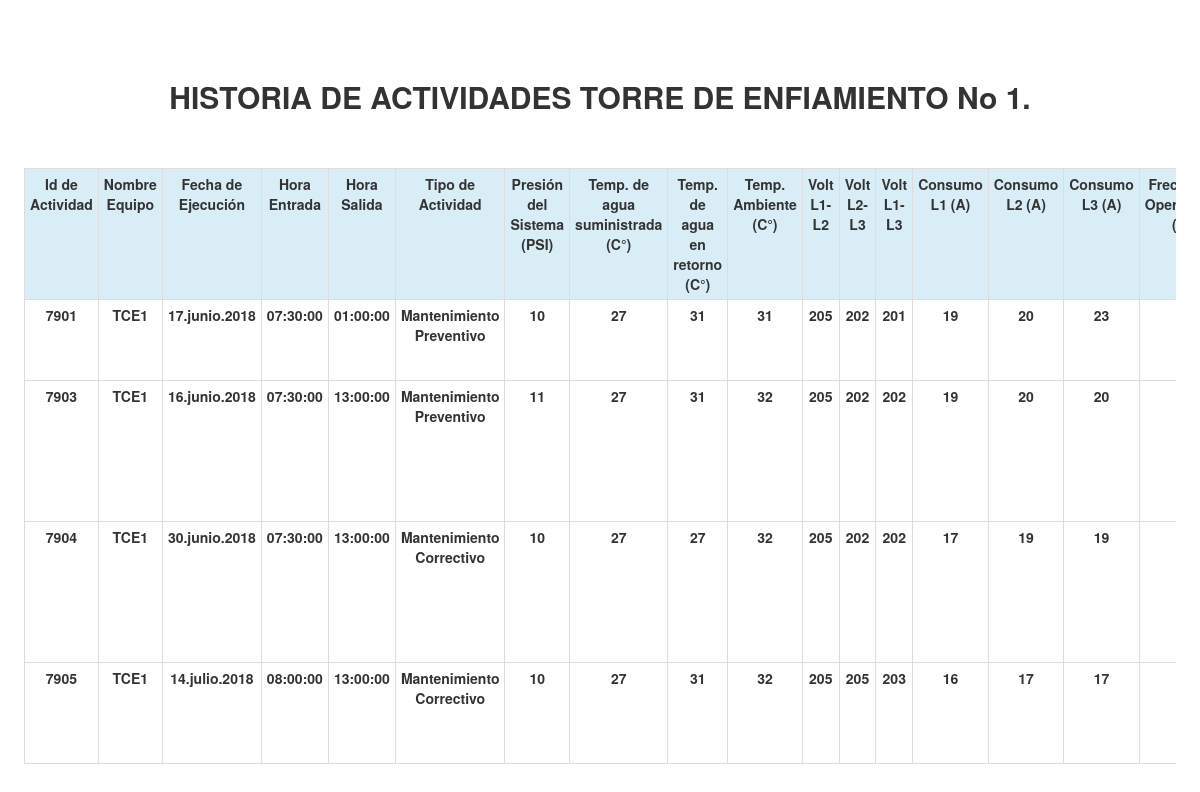
The page /Vista/php/verHistorialTC1.php on the database its author committed.
### tables this page shows
CREATE TABLE `parametros_mtto_torres` (
  `idhistorial` int NOT NULL,
  `fechaEjecucion` text NOT NULL,
  `horaEntrada` text NOT NULL,
  `horaSalida` text NOT NULL,
  `tipoActividad` text NOT NULL,
  `marcaEquipo` text NOT NULL,
  `modeloEq` text NOT NULL,
  `serialEq` text NOT NULL,
  `nombreEquipo` text NOT NULL,
  `presionSistPSI` int NOT NULL,
  `tSupplySistC` float NOT NULL,
  `tReturnSistC` float NOT NULL,
  `tAmbienteC` float NOT NULL,
  `v1_2` float NOT NULL,
  `v2_3` float NOT NULL,
  `v1_3` float NOT NULL,
  `a1` float NOT NULL,
  `a2` float NOT NULL,
  `a3` float NOT NULL,
  `hzOp` int NOT NULL,
  `caudalGPM` int NOT NULL,
  `pruebasRealizadas` longtext NOT NULL,
  `actividadesRealizadas` longtext NOT NULL,
  `repuestosRQ` longtext NOT NULL,
  `observaciones` longtext NOT NULL
);

### Vista/php/verHistorialTC1.php (the view, shortened to what this page needs)
<!DOCTYPE html>
<html lang="es">
<head>
	<link rel="stylesheet" type="text/css" href="../../Controlador/bootstrap.min.css">
	<link rel="stylesheet" type="text/css" href="../../Controlador/dataTables.bootstrap.min.css">
	<link rel="stylesheet" type="text/css" href="../../Controlador/styles.css">
</head>
<body>
<div style="padding-left: 2%; padding-right: 2%"><br>
	<div>
		<div>
			<div>
				<div>
					<center>
					<br><br>
					<h2><label>HISTORIA DE ACTIVIDADES TORRE DE ENFIAMIENTO No 1.</label></h2>
					<br><br>
<div  class="table-responsive">
	<div>
		<div>
			<table class="table table-bordered table-hover table-condensed" id="tablaHistActTC1">
				<tr class="info">
					<th>
						<center>
							<font>
						Id de Actividad
							</font>
						</center>
					</th>
					<th>
						<center>
							<font>
						Nombre Equipo
							</font>
						</center>
					</th>
					<th>
						<center>
							<font>
						Fecha de Ejecución
				        	</font>
				        </center>
					</th>
					<th>
					<center>
						<font>
						Hora Entrada
						</font>
					</center>
					</th>
					<th>
						<center>
							<font>
						Hora Salida
							</font>
						</center>
					</th>
					<th>
						<center>
							<font>
						Tipo de Actividad
							</font>
						</center>
					</th>
					<th>
						<center>
							<font>
						Presión del Sistema (PSI)
							</font>
						</center>
					</th>
					<th>
						<center>
							<font>
						Temp. de agua suministrada (C°)
							</font>
						</center>
					</th>
					<th>
						<center>
							<font>
						Temp. de agua en retorno (C°)
							</font>
						</center>
					</th>
					<th>
						<center>
							<font>
						Temp. Ambiente (C°)
							</font>
						</center>
					</th>
					<th>
						<center>
							<font>
						Volt L1-L2
							</font>
						</center>
					</th>
					<th>
						<center>
							<font>
						Volt L2-L3
							</font>
						</center>
					</th>
					<th>
						<center>
							<font>
						Volt L1-L3
							</font>
						</center>
					</th>
					<th>
						<center>
							<font>
						Consumo L1 (A)
							</font>
						</center>
					</th>
					<th>
						<center>
							<font>
						Consumo L2 (A)
							</font>
						</center>
					</th>
					<th>
						<center>
							<font>
						Consumo L3 (A)
							</font>
						</center>
					</th>
					<th>
						<center>
							<font>
						Frecuencia Operacional (Hz)
							</font>
						</center>
					</th>
				</tr>
<?php
 require ("conexion.php");
$eq = "TCE1";
$sqlCargarHist = "SELECT * FROM parametros_mtto_torres WHERE nombreEquipo = '{$eq}'";
 if($resultCargar = mysqli_query($mysqli,$sqlCargarHist))
{
	while ($mostrar = mysqli_fetch_array($resultCargar)) {
      ?>
				<tr>
					<th>
						<center>
							<font>
						<?php echo $mostrar['idhistorial'] ?>
							</font>
						</center>
					</th>
					<th>
						<center>
							<font>
						<?php echo $mostrar['nombreEquipo'] ?>
							</font>
						</center>
					</th>
					<th>
						<center>
							<font>
						<?php echo $mostrar['fechaEjecucion'] ?>
				        	</font>
				        </center>
					</th>
					<th>
					<center>
						<font>
						<?php echo $mostrar['horaEntrada'] ?>
						</font>
					</center>
					</th>
					<th>
						<center>
							<font>
						<?php echo $mostrar['horaSalida'] ?>
							</font>
						</center>
					</th>
					<th>
						<center>
							<font>
						<?php echo $mostrar['tipoActividad'] ?>
							</font>
						</center>
					</th>
					<th>
						<center>
							<font>
						<?php echo $mostrar['presionSistPSI'] ?>
							</font>
						</center>
					</th>
					<th>
						<center>
							<font>
						<?php echo $mostrar['tSupplySistC'] ?>
							</font>
						</center>
					</th>
					<th>
						<center>
							<font>
						<?php echo $mostrar['tReturnSistC'] ?>
							</font>
						</center>
					</th>
					<th>
						<center>
							<font>
						<?php echo $mostrar['tAmbienteC'] ?>
							</font>
						</center>
					</th>
					<th>
						<center>
							<font>
						<?php echo $mostrar['v1_2'] ?>
							</font>
						</center>
					</th>
					<th>
						<center>
							<font>
						<?php echo $mostrar['v2_3'] ?>
							</font>
						</center>
					</th>
					<th>
						<center>
							<font>
						<?php echo $mostrar['v1_3'] ?>
							</font>
						</center>
					</th>
					<th>
						<center>
							<font>
						<?php echo $mostrar['a1'] ?>
							</font>
						</center>
					</th>
					<th>
						<center>
							<font>
						<?php echo $mostrar['a2'] ?>
							</font>
						</center>
					</th>
					<th>
						<center>
							<font>
						<?php echo $mostrar['a3'] ?>
							</font>
						</center>
					</th>
					<th>
						<center>
						</center>
					</th>
				</tr>
<?php
}
}else {
		echo "datos no existen";
	}
?>
			</table>
		</div>
	</div>
</div>
</center>
				</div>
			</div>
		</div>
	</div>
</div>
</body>
</html>

### Controlador/styles.css (style rules this page uses)
th { width: 100px; }

### rows shown on the page
parametros_mtto_torres: idhistorial "7901", nombreEquipo "TCE1", fechaEjecucion "17.junio.2018", horaEntrada "07:30:00", horaSalida "01:00:00", tipoActividad "Mantenimiento Preventivo", presionSistPSI "10", tSupplySistC "27", tReturnSistC "31", tAmbienteC "31", v1_2 "205", v2_3 "202", v1_3 "201", a1 "19", a2 "20", a3 "23"
parametros_mtto_torres: idhistorial "7903", nombreEquipo "TCE1", fechaEjecucion "16.junio.2018", horaEntrada "07:30:00", horaSalida "13:00:00", tipoActividad "Mantenimiento Preventivo", presionSistPSI "11", tSupplySistC "27", tReturnSistC "31", tAmbienteC "32", v1_2 "205", v2_3 "202", v1_3 "202", a1 "19", a2 "20", a3 "20"
parametros_mtto_torres: idhistorial "7904", nombreEquipo "TCE1", fechaEjecucion "30.junio.2018", horaEntrada "07:30:00", horaSalida "13:00:00", tipoActividad "Mantenimiento Correctivo", presionSistPSI "10", tSupplySistC "27", tReturnSistC "27", tAmbienteC "32", v1_2 "205", v2_3 "202", v1_3 "202", a1 "17", a2 "19", a3 "19"
parametros_mtto_torres: idhistorial "7905", nombreEquipo "TCE1", fechaEjecucion "14.julio.2018", horaEntrada "08:00:00", horaSalida "13:00:00", tipoActividad "Mantenimiento Correctivo", presionSistPSI "10", tSupplySistC "27", tReturnSistC "31", tAmbienteC "32", v1_2 "205", v2_3 "205", v1_3 "203", a1 "16", a2 "17", a3 "17"
